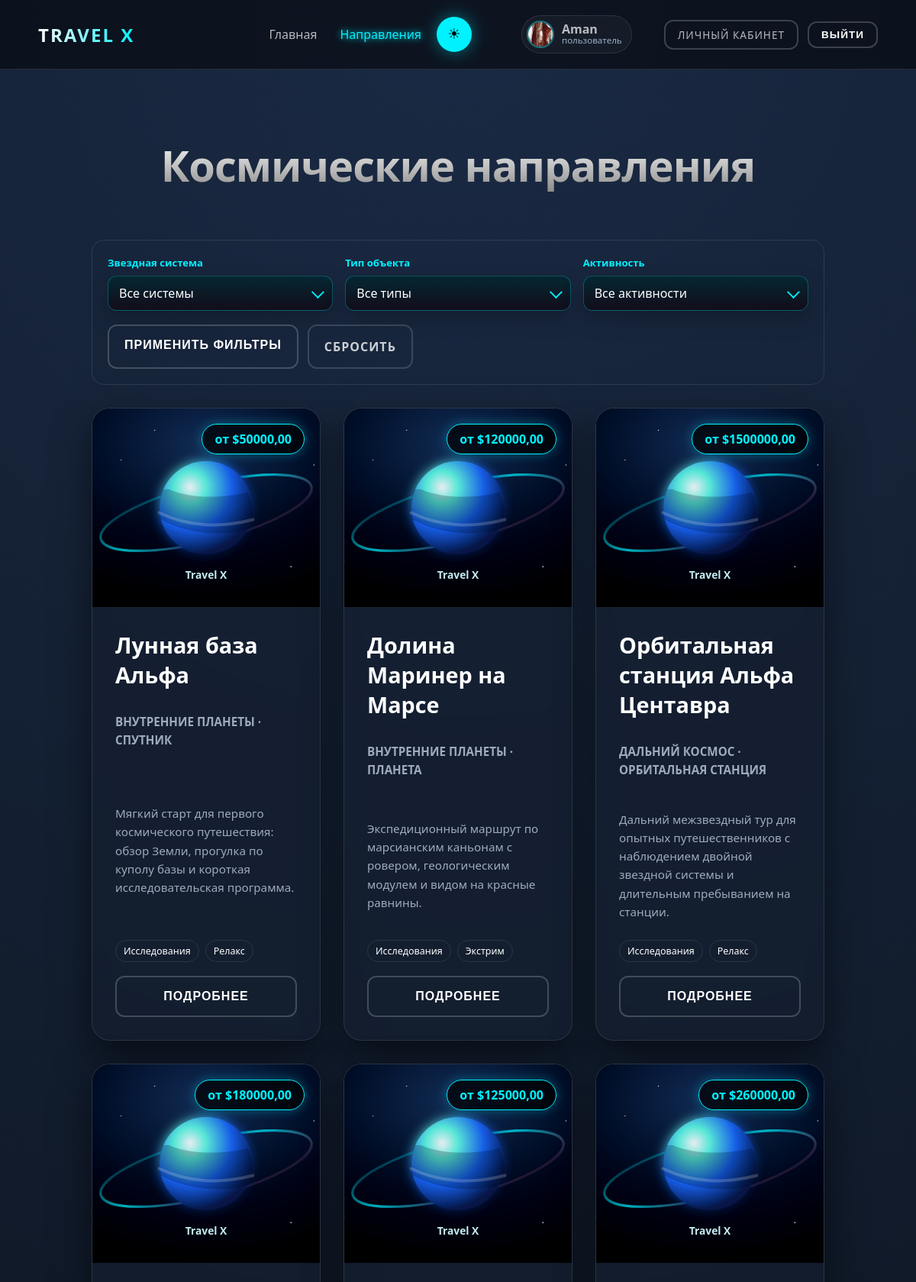
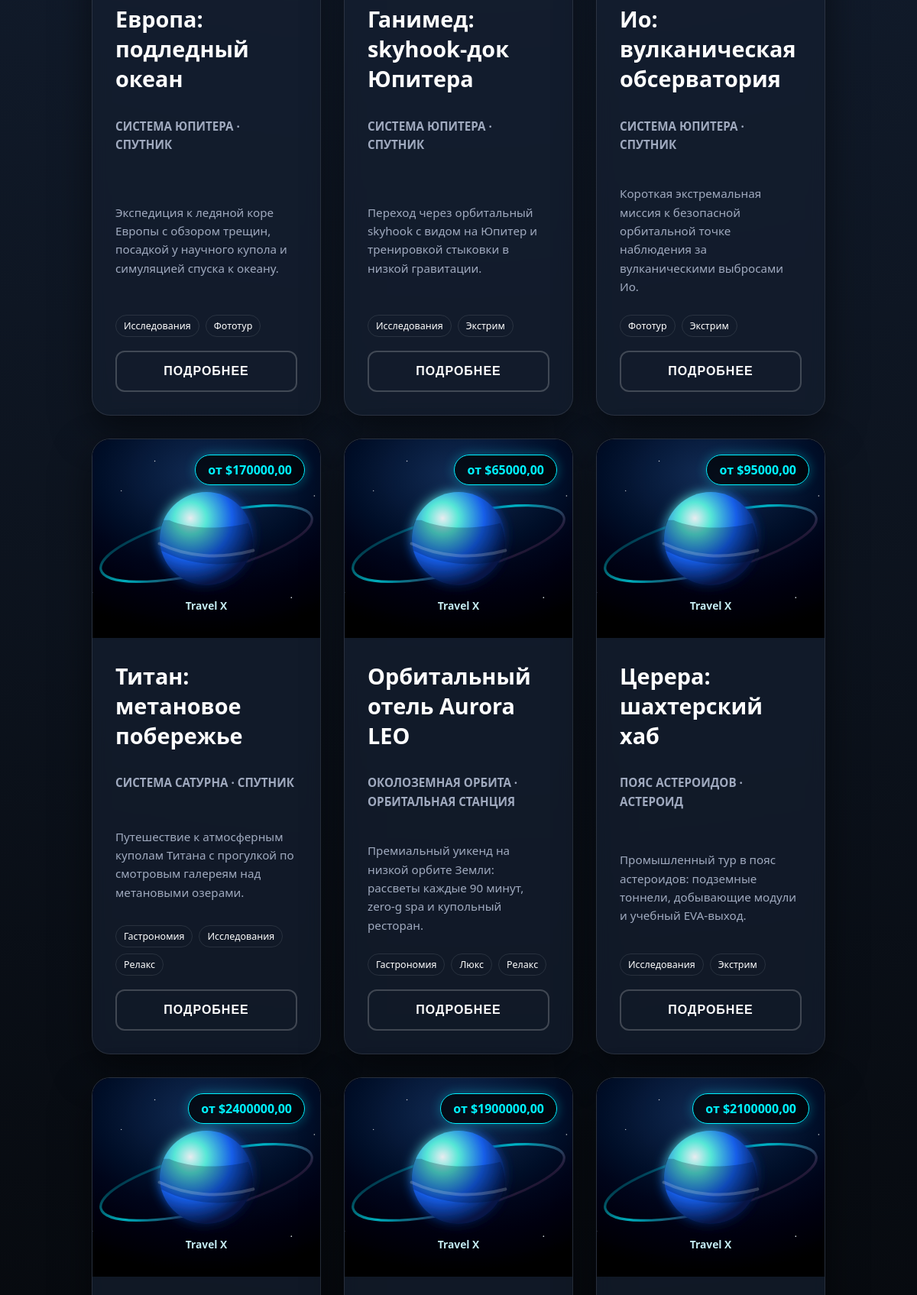
/destinations/ (signed in, upper part), run on the app's committed database (2 pictures, top to bottom).
### accounts/models.py (models this page shows, shortened)
class Destination(models.Model):
    class ObjectType(models.TextChoices):
        PLANET = "planet", "Планета"
        SATELLITE = "satellite", "Спутник"
        ORBITAL_STATION = "orbital_station", "Орбитальная станция"
        ASTEROID = "asteroid", "Астероид"
    title = models.CharField(max_length=160, verbose_name="Название")
    description = models.TextField(verbose_name="Описание")
    image = models.ImageField(upload_to="destinations/", verbose_name="Фото")
    object_type = models.CharField(
        max_length=32,
        choices=ObjectType.choices,
        verbose_name="Тип объекта",
    )
    system = models.ForeignKey(
        StarSystem,
        on_delete=models.PROTECT,
        related_name="destinations",
        verbose_name="Звездная система",
    )
    tags = models.ManyToManyField(
        ActivityTag,
        related_name="destinations",
        blank=True,
        verbose_name="Типы активности",
    )
    class Meta:
        ordering = ("title",)
        verbose_name = "Направление"
        verbose_name_plural = "Направления"

class TourPackage(models.Model):
    class ClassType(models.TextChoices):
        ECONOMY = "economy", "Economy"
        EXPLORER = "explorer", "Explorer"
        FIRST_CLASS = "first_class", "First Class"
    destination = models.ForeignKey(
        Destination,
        on_delete=models.CASCADE,
        related_name="packages",
        verbose_name="Направление",
    )
    class_type = models.CharField(
        max_length=24,
        choices=ClassType.choices,
        verbose_name="Класс обслуживания",
    )
    price = models.DecimalField(
        max_digits=12,
        decimal_places=2,
        verbose_name="Цена",
    )
    features = models.TextField(verbose_name="Преимущества тарифа")
    class Meta:
        ordering = ("price",)
        verbose_name = "Пакет обслуживания"
        verbose_name_plural = "Пакеты обслуживания"

class StarSystem(models.Model):
    name = models.CharField(max_length=120, unique=True, verbose_name="Название")
    class Meta:
        ordering = ("name",)
        verbose_name = "Звездная система"
        verbose_name_plural = "Звездные системы"

class ActivityTag(models.Model):
    name = models.CharField(max_length=80, unique=True, verbose_name="Название")
    class Meta:
        ordering = ("name",)
        verbose_name = "Тип активности"
        verbose_name_plural = "Типы активности"

### accounts/views.py (the view, shortened to what this page needs)
# urls.py: path("destinations/", views.destinations_view, name="destinations"),
def destinations_view(request):
    destinations = (
        Destination.objects.annotate(avg_rating=Avg("reviews__rating"))
        .prefetch_related(
            "packages",
            "tags",
            "flight_schedules",
            "reviews__user",
        )
        .select_related("system")
        .all()
    )
    selected_filters = {
        "system": request.GET.get("system", ""),
        "tag": request.GET.get("tag", ""),
        "object_type": request.GET.get("object_type", ""),
    }
    if selected_filters["tag"]:
        destinations = destinations.filter(tags__id=selected_filters["tag"])
    if selected_filters["object_type"]:
        destinations = destinations.filter(object_type=selected_filters["object_type"])
    flown_destination_ids = set()
    if request.user.is_authenticated:
        flown_destination_ids = set(
            Ticket.objects.filter(user=request.user)
            .values_list("flight_schedule__destination_id", flat=True)
            .distinct()
        )
    for destination in destinations:
        rounded_rating = round(destination.avg_rating or 0)
        destination.rating_stars = "★" * rounded_rating + "☆" * (5 - rounded_rating)
        destination.user_can_review = destination.id in flown_destination_ids
        destination.has_available_seats = any(
            schedule.available_seats > 0 for schedule in destination.flight_schedules.all()
        )
    context = {
        "destinations": destinations,
        "systems": StarSystem.objects.all(),
        "tags": ActivityTag.objects.all(),
        "object_types": Destination.ObjectType.choices,
        "selected_filters": selected_filters,
        "quiz_questions": QUIZ_QUESTIONS,
    }
    return render(request, "accounts/destinations.html", context)

### accounts/context_processors.py (called while the page is built)
def nav_profile(request):
    if not request.user.is_authenticated:
        return {"nav_profile": None}
    profile, _ = UserProfile.objects.get_or_create(user=request.user)
    avatar_url = profile.profile_image.url if profile.profile_image else static("images/default-avatar.svg")
    return {
        "nav_profile": {
            "username": request.user.username,
            "avatar_url": avatar_url,
            "is_staff": request.user.is_staff,
        }
    }

### templates/accounts/destinations.html (shortened to what this page needs)
{% extends "public_base.html" %}
{% load static %}
{% block content %}
<div class="container">
    <h1 class="section-title">Космические направления</h1>
    <form class="filters-form" method="GET" action="{% url 'destinations' %}">
        <div class="filters-grid">
            <label>
                <span>Звездная система</span>
            </label>
            <label>
                <span>Тип объекта</span>
            </label>
            <label>
                <span>Активность</span>
            </label>
        </div>
        <div class="filters-actions">
            <button type="submit" class="book-btn">Применить фильтры</button>
            <a class="book-btn reset-filter-btn" href="{% url 'destinations' %}">Сбросить</a>
        </div>
    </form>
    <div class="cards-grid">
        {% for dest in destinations %}
            <div class="tour-card" id="destination-{{ dest.id }}">
                <div class="card-image">
                    {% if dest.image %}
                        <img src="{{ dest.image.url }}" alt="{{ dest.title }}" onerror="this.onerror=null; this.src='{% static 'images/destination-placeholder.svg' %}';">
                    {% else %}
                        <img src="{% static 'images/destination-placeholder.svg' %}" alt="{{ dest.title }}">
                    {% endif %}
                    {% with first_package=dest.packages.all|first %}
                        {% if first_package %}
                            <span class="price-tag">от ${{ first_package.price }}</span>
                        {% endif %}
                    {% endwith %}
                </div>
                <div class="card-content">
                    <h2>{{ dest.title }}</h2>
                    <p class="destination-meta">{{ dest.system.name }} · {{ dest.get_object_type_display }}</p>
                    <p>{{ dest.description|truncatewords:28 }}</p>
                    {% if dest.tags.all %}
                        <div class="destination-tags" aria-label="Типы активности">
                            {% for tag in dest.tags.all %}
                                <span>{{ tag.name }}</span>
                            {% endfor %}
                        </div>
                    {% endif %}
                    <button
                        type="button"
                        class="book-btn details-toggle"
                        data-destination-toggle
                        aria-expanded="false"
                    >
                        Подробнее
                    </button>
                </div>
            </div>
        {% empty %}
            <p class="empty-state">Направления скоро появятся.</p>
        {% endfor %}
    </div>
</div>
{% endblock %}

### templates/includes/nav_user.html
{% if nav_profile %}
    <a href="{% url 'dashboard' %}" class="nav-user-pill" aria-label="Профиль пользователя">
        <img src="{{ nav_profile.avatar_url }}" alt="Аватар {{ nav_profile.username }}" class="nav-avatar">
        <span class="nav-user-text">
            <strong>{{ nav_profile.username }}</strong>
            <small>{% if nav_profile.is_staff %}admin{% else %}пользователь{% endif %}</small>
        </span>
    </a>
{% endif %}

### static/css/public_site.css (style rules this page uses)
:root { --primary: #05070a; --card-bg: rgba(20, 30, 48, 0.7); --accent: #00f2ff; --cta: #ff2a6d; --text: #ffffff; --glass-border: rgba(255, 255, 255, 0.1); }
* { cursor: default; box-sizing: border-box; }
body { margin: 0; font-family: 'Segoe UI', sans-serif; background-color: var(--primary); background-image: radial-gradient(circle at 50% 0%, #1a2a44 0%, var(--primary) 80%); background-attachment: fixed; color: var(--text); overflow-x: hidden; }
a { text-decoration: none; color: inherit; }
a, button, .logo, .book-btn, .confirm-btn, .close-btn, i { cursor: pointer !important; }
.nav-links a { margin-left: 30px; font-size: 16px; font-weight: 500; color: rgba(255, 255, 255, 0.7); transition: 0.3s; }
.container { padding: 140px 10% 80px; max-width: 1200px; margin: 0 auto; }
.section-title { text-align: center; font-size: 3.5rem; margin-bottom: 60px; font-weight: 800; letter-spacing: -1px; background: linear-gradient(180deg, #fff, #888); -webkit-background-clip: text; background-clip: text; -webkit-text-fill-color: transparent; }
.cards-grid { display: grid; grid-template-columns: repeat(auto-fit, minmax(280px, 1fr)); gap: 30px; }
.filters-form { border: 1px solid var(--glass-border); border-radius: 16px; margin: 0 0 30px; padding: 20px; }
.filters-grid { display: grid; gap: 16px; grid-template-columns: repeat(auto-fit, minmax(180px, 1fr)); }
.filters-grid label { display: grid; gap: 8px; }
.filters-grid span { color: var(--accent); font-size: 0.82rem; font-weight: 700; }
.filters-actions { display: flex; gap: 12px; margin-top: 18px; }
.filters-actions .book-btn { display: inline-flex; justify-content: center; text-decoration: none; width: auto; }
.reset-filter-btn { opacity: 0.78; }
.tour-card { background: var(--card-bg); border-radius: 24px; overflow: hidden; box-shadow: 0 20px 50px rgba(0, 0, 0, 0.5); border: 1px solid var(--glass-border); backdrop-filter: blur(10px); transition: transform 0.4s cubic-bezier(0.175, 0.885, 0.32, 1.275); display: flex; flex-direction: column; height: 100%; }
.card-image { height: 260px; position: relative; overflow: hidden; background: #000; }
.card-image img { width: 100%; height: 100%; object-fit: cover; object-position: center; transition: transform 0.6s ease, filter 0.6s ease; filter: brightness(0.9) contrast(1.1) saturate(1.1); }
.price-tag { position: absolute; top: 20px; right: 20px; background: rgba(0, 0, 0, 0.7); color: var(--accent); padding: 8px 16px; border-radius: 30px; font-weight: bold; border: 1px solid var(--accent); backdrop-filter: blur(5px); z-index: 2; box-shadow: 0 0 15px rgba(0, 242, 255, 0.3); }
.card-content { padding: 30px; display: flex; flex-direction: column; flex-grow: 1; }
.card-content h2 { margin: 0 0 15px 0; color: var(--text); font-size: 1.8rem; }
.card-content p { color: #a0aabf; line-height: 1.6; margin-bottom: 25px; flex-grow: 1; font-size: 0.95rem; }
.destination-meta { color: var(--accent); font-size: 0.82rem; font-weight: 700; letter-spacing: 0; margin-bottom: 12px; text-transform: uppercase; flex-grow: 0; }
.destination-tags { display: flex; flex-wrap: wrap; gap: 8px; margin-bottom: 18px; }
.destination-tags span { border: 1px solid var(--glass-border); border-radius: 999px; color: var(--text); font-size: 0.78rem; padding: 5px 10px; }
.details-toggle { margin-top: auto; }
.book-btn { width: 100%; background: transparent; border: 2px solid rgba(255, 255, 255, 0.2); color: var(--text); padding: 16px 20px; border-radius: 12px; font-size: 1rem; font-weight: 700; text-transform: uppercase; letter-spacing: 1px; transition: all 0.4s ease; position: relative; overflow: hidden; z-index: 1; }
.book-btn::before { content: ''; position: absolute; top: 0; left: -100%; width: 100%; height: 100%; background: linear-gradient(90deg, transparent, rgba(255, 255, 255, 0.2), transparent); transition: 0.5s; pointer-events: none; z-index: 2; }
.nav-user-pill { display: inline-flex; align-items: center; gap: 10px; padding: 6px 12px 6px 6px; border-radius: 999px; border: 1px solid var(--glass-border); background: rgba(255, 255, 255, 0.04); }
.nav-avatar { width: 36px; height: 36px; border-radius: 50%; object-fit: cover; border: 2px solid rgba(0, 242, 255, 0.35); background: rgba(255, 255, 255, 0.08); }
.nav-user-text { display: flex; flex-direction: column; line-height: 1.1; }
.nav-user-text small { color: #9bb0ca; font-size: 0.72rem; }

### data on the page
Destination: packages.price "50000,00", title "Лунная база Альфа", system.name "ВНУТРЕННИЕ ПЛАНЕТЫ", object_type "СПУТНИК", description "Мягкий старт для первого космического путешествия: обзор Земли, прогулка по куполу базы и короткая исследовательская программа."
ActivityTag: name "Исследования"
ActivityTag: name "Релакс"
Destination: packages.price "120000,00", title "Долина Маринер на Марсе", system.name "ВНУТРЕННИЕ ПЛАНЕТЫ", object_type "ПЛАНЕТА", description "Экспедиционный маршрут по марсианским каньонам с ровером, геологическим модулем и видом на красные равнины."
ActivityTag: name "Экстрим"
Destination: packages.price "1500000,00", title "Орбитальная станция Альфа Центавра", system.name "ДАЛЬНИЙ КОСМОС", object_type "ОРБИТАЛЬНАЯ СТАНЦИЯ", description "Дальний межзвездный тур для опытных путешественников с наблюдением двойной звездной системы и длительным пребыванием на станции."
Destination: packages.price "180000,00", title "Европа: подледный океан", system.name "СИСТЕМА ЮПИТЕРА", object_type "СПУТНИК", description "Экспедиция к ледяной коре Европы с обзором трещин, посадкой у научного купола и симуляцией спуска к океану."
ActivityTag: name "Фототур"
Destination: packages.price "125000,00", title "Ганимед: skyhook-док Юпитера", system.name "СИСТЕМА ЮПИТЕРА", object_type "СПУТНИК", description "Переход через орбитальный skyhook с видом на Юпитер и тренировкой стыковки в низкой гравитации."
Destination: packages.price "260000,00", title "Ио: вулканическая обсерватория", system.name "СИСТЕМА ЮПИТЕРА", object_type "СПУТНИК", description "Короткая экстремальная миссия к безопасной орбитальной точке наблюдения за вулканическими выбросами Ио."
Destination: packages.price "170000,00", title "Титан: метановое побережье", system.name "СИСТЕМА САТУРНА", object_type "СПУТНИК", description "Путешествие к атмосферным куполам Титана с прогулкой по смотровым галереям над метановыми озерами."
ActivityTag: name "Гастрономия"
Destination: packages.price "65000,00", title "Орбитальный отель Aurora LEO", system.name "ОКОЛОЗЕМНАЯ ОРБИТА", object_type "ОРБИТАЛЬНАЯ СТАНЦИЯ", description "Премиальный уикенд на низкой орбите Земли: рассветы каждые 90 минут, zero-g spa и купольный ресторан."
ActivityTag: name "Люкс"
Destination: packages.price "95000,00", title "Церера: шахтерский хаб", system.name "ПОЯС АСТЕРОИДОВ", object_type "АСТЕРОИД", description "Промышленный тур в пояс астероидов: подземные тоннели, добывающие модули и учебный EVA-выход."
Destination: packages.price "2400000,00"
Destination: packages.price "1900000,00"
Destination: packages.price "2100000,00"

### other printed values
{{ nav_profile.username }} "Aman"
